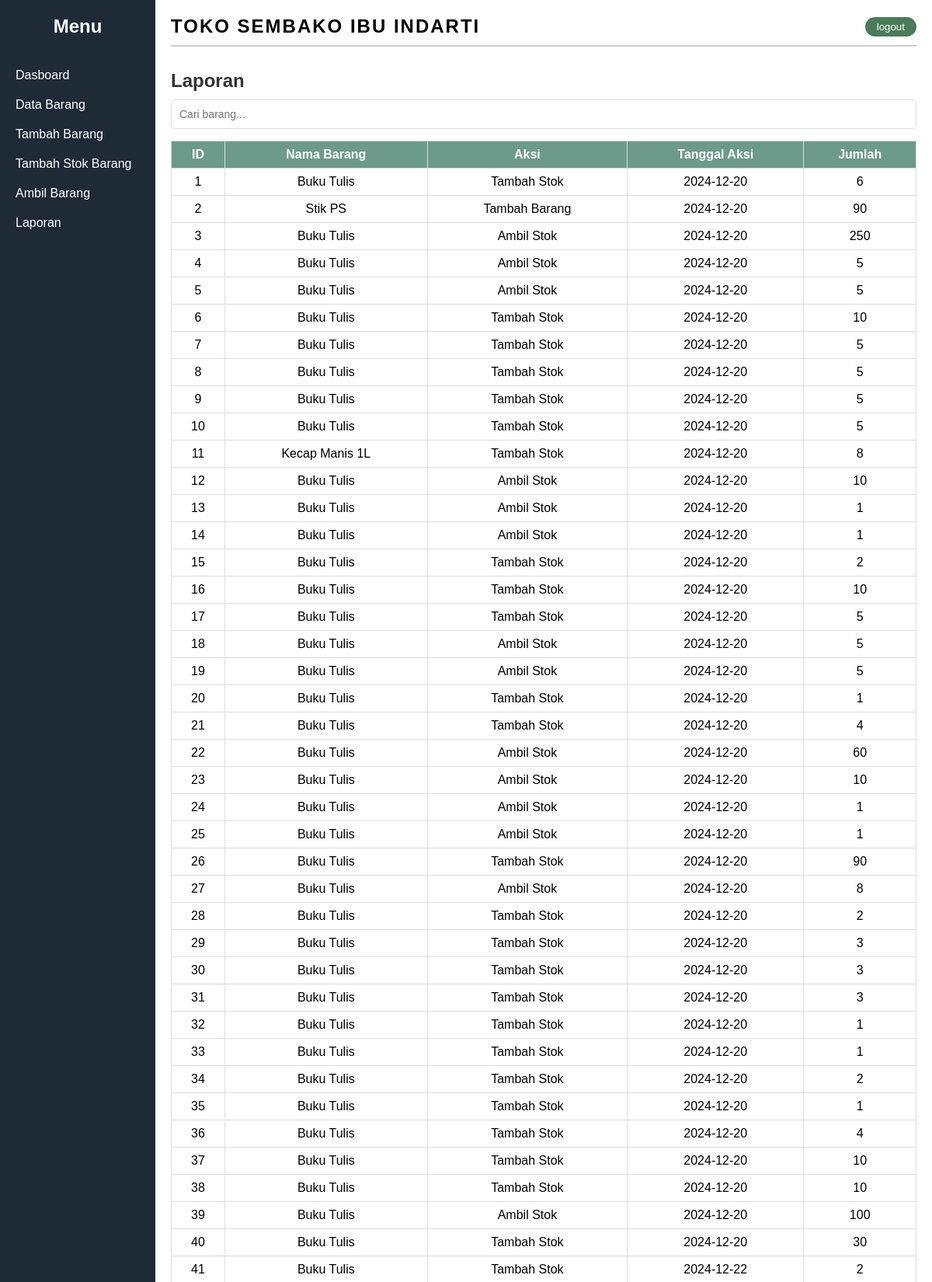
The page /Projek/laporan.php (upper part) on the database its author committed.
### tables this page shows
CREATE TABLE `logaktivitas` (
  `id_log` int(30) NOT NULL,
  `barang` varchar(30) NOT NULL,
  `aksi` varchar(30) NOT NULL,
  `tanggal` date NOT NULL,
  `stok` int(30) NOT NULL
);

### Projek/laporan.php (the view, shortened to what this page needs)
<!DOCTYPE html>
<html lang="en">
<head>
    <link rel="stylesheet" href="style.css">
</head>
<body>
    <div class="container">
        <div class="sidebar">
            <h2>Menu</h2>
            <ul>
            <li><a href="dashboard.php">Dasboard</a></li>
                <li><a href="databarang.php">Data Barang</a></li>
                <li><a href="tambahbarang.php">Tambah Barang</a></li>
                <li><a href="tambahstok.php">Tambah Stok Barang</a></li>
                <li><a href="ambilstok.php">Ambil Barang</a></li>
                <li><a href="laporan.php">Laporan</a></li>
            </ul>
        </div>
        <div class="main-content">
            <header>
                <h1>TOKO SEMBAKO IBU INDARTI</h1>
                <a href="index.php"><button class="logout">logout</button></a>
            </header>
            <section id="data-barang" class="section">
                <h2>Laporan</h2>
                <div class="search-bar">
                    <input type="text" id="searchInput" placeholder="Cari barang...">
                </div>
                <div class="bungkustabel">
                <table>
                    <thead>
                        <tr>
                            <th>ID</th>
                            <th>Nama Barang</th>
                            <th>Aksi</th>
                            <th>Tanggal Aksi</th>
                            <th>Jumlah</th>
                        </tr>
                    </thead>
                    <tbody id="tableBody">
                    <?php
                            include "koneksi.php";
                            $ambilData = mysqli_query($conn, "select * from logaktivitas ");
                            while($tampil = mysqli_fetch_assoc($ambilData)){
                                echo "
                                    <tr>
                                        <td>$tampil[id_log]</td>
                                        <td>$tampil[barang]</td>
                                        <td>$tampil[aksi]</td>
                                        <td>$tampil[tanggal]</td>
                                        <td>$tampil[stok]</td>
                                    </tr>";
                            }
                        ?>
                    </tbody>
                </table>
                </div>
            </section>
        </div>
    </div>
</body>
</html>

### Projek/style.css (style rules this page uses)
* { margin: 0; padding: 0; box-sizing: border-box; font-family: Arial, sans-serif; }
body { background-color: #f4f4f4; }
.container { display: flex; min-height: 100vh; flex-wrap: wrap; }
.sidebar { background-color: #1e2a36; color: #fff; width: 200px; padding: 20px; flex-shrink: 0; }
.sidebar h2 { text-align: center; margin-bottom: 30px; }
.sidebar ul { list-style: none; }
.sidebar li { padding: 10px 0; cursor: pointer; font-size: 16px; }
.sidebar li a { color: #ffffff; text-decoration: none; }
.main-content { flex-grow: 1; padding: 20px; background-color: #ffffff; display: flex; flex-direction: column; }
header { display: flex; justify-content: space-between; align-items: center; border-bottom: 2px solid #ccc; padding-bottom: 10px; }
header h1 { text-transform: uppercase; font-size: 24px; letter-spacing: 2px; }
header .logout { background-color: #4a7c59; color: #fff; border: none; border-radius: 15px; padding: 5px 15px; cursor: pointer; }
.section { margin-top: 30px; }
.bungkustabel { height: 52vh; overflow: scroll; }
.section h2 { margin-bottom: 10px; color: #333; }
.section table { width: 100%; border-collapse: collapse; position: relative; }
.section table th, .section table td { border: 1px solid #ddd; padding: 8px; text-align: center; }
.section table th { background-color: #6c9a8b; color: #fff; }
.section table thead { background-color: #6c9a8b; position: sticky; z-index: 99999999; top: -1px; left:0; width: 100%; }
.search-bar { margin-bottom: 15px; }
.search-bar input { width: 100%; padding: 10px; border: 1px solid #ddd; border-radius: 5px; font-size: 14px; }

### rows shown on the page
logaktivitas: id_log "1", barang "Buku Tulis", aksi "Tambah Stok", tanggal "2024-12-20", stok "6"
logaktivitas: id_log "2", barang "Stik PS", aksi "Tambah Barang", tanggal "2024-12-20", stok "90"
logaktivitas: id_log "3", barang "Buku Tulis", aksi "Ambil Stok", tanggal "2024-12-20", stok "250"
logaktivitas: id_log "4", barang "Buku Tulis", aksi "Ambil Stok", tanggal "2024-12-20", stok "5"
logaktivitas: id_log "5", barang "Buku Tulis", aksi "Ambil Stok", tanggal "2024-12-20", stok "5"
logaktivitas: id_log "6", barang "Buku Tulis", aksi "Tambah Stok", tanggal "2024-12-20", stok "10"
logaktivitas: id_log "7", barang "Buku Tulis", aksi "Tambah Stok", tanggal "2024-12-20", stok "5"
logaktivitas: id_log "8", barang "Buku Tulis", aksi "Tambah Stok", tanggal "2024-12-20", stok "5"
logaktivitas: id_log "9", barang "Buku Tulis", aksi "Tambah Stok", tanggal "2024-12-20", stok "5"
logaktivitas: id_log "10", barang "Buku Tulis", aksi "Tambah Stok", tanggal "2024-12-20", stok "5"
logaktivitas: id_log "11", barang "Kecap Manis 1L", aksi "Tambah Stok", tanggal "2024-12-20", stok "8"
logaktivitas: id_log "12", barang "Buku Tulis", aksi "Ambil Stok", tanggal "2024-12-20", stok "10"
logaktivitas: id_log "13", barang "Buku Tulis", aksi "Ambil Stok", tanggal "2024-12-20", stok "1"
logaktivitas: id_log "14", barang "Buku Tulis", aksi "Ambil Stok", tanggal "2024-12-20", stok "1"
logaktivitas: id_log "15", barang "Buku Tulis", aksi "Tambah Stok", tanggal "2024-12-20", stok "2"
logaktivitas: id_log "16", barang "Buku Tulis", aksi "Tambah Stok", tanggal "2024-12-20", stok "10"
logaktivitas: id_log "17", barang "Buku Tulis", aksi "Tambah Stok", tanggal "2024-12-20", stok "5"
logaktivitas: id_log "18", barang "Buku Tulis", aksi "Ambil Stok", tanggal "2024-12-20", stok "5"
logaktivitas: id_log "19", barang "Buku Tulis", aksi "Ambil Stok", tanggal "2024-12-20", stok "5"
logaktivitas: id_log "20", barang "Buku Tulis", aksi "Tambah Stok", tanggal "2024-12-20", stok "1"
logaktivitas: id_log "21", barang "Buku Tulis", aksi "Tambah Stok", tanggal "2024-12-20", stok "4"
logaktivitas: id_log "22", barang "Buku Tulis", aksi "Ambil Stok", tanggal "2024-12-20", stok "60"
logaktivitas: id_log "23", barang "Buku Tulis", aksi "Ambil Stok", tanggal "2024-12-20", stok "10"
logaktivitas: id_log "24", barang "Buku Tulis", aksi "Ambil Stok", tanggal "2024-12-20", stok "1"
logaktivitas: id_log "25", barang "Buku Tulis", aksi "Ambil Stok", tanggal "2024-12-20", stok "1"
logaktivitas: id_log "26", barang "Buku Tulis", aksi "Tambah Stok", tanggal "2024-12-20", stok "90"
logaktivitas: id_log "27", barang "Buku Tulis", aksi "Ambil Stok", tanggal "2024-12-20", stok "8"
logaktivitas: id_log "28", barang "Buku Tulis", aksi "Tambah Stok", tanggal "2024-12-20", stok "2"
logaktivitas: id_log "29", barang "Buku Tulis", aksi "Tambah Stok", tanggal "2024-12-20", stok "3"
logaktivitas: id_log "30", barang "Buku Tulis", aksi "Tambah Stok", tanggal "2024-12-20", stok "3"
logaktivitas: id_log "31", barang "Buku Tulis", aksi "Tambah Stok", tanggal "2024-12-20", stok "3"
logaktivitas: id_log "32", barang "Buku Tulis", aksi "Tambah Stok", tanggal "2024-12-20", stok "1"
logaktivitas: id_log "33", barang "Buku Tulis", aksi "Tambah Stok", tanggal "2024-12-20", stok "1"
logaktivitas: id_log "34", barang "Buku Tulis", aksi "Tambah Stok", tanggal "2024-12-20", stok "2"
logaktivitas: id_log "35", barang "Buku Tulis", aksi "Tambah Stok", tanggal "2024-12-20", stok "1"
logaktivitas: id_log "36", barang "Buku Tulis", aksi "Tambah Stok", tanggal "2024-12-20", stok "4"
logaktivitas: id_log "37", barang "Buku Tulis", aksi "Tambah Stok", tanggal "2024-12-20", stok "10"
logaktivitas: id_log "38", barang "Buku Tulis", aksi "Tambah Stok", tanggal "2024-12-20", stok "10"
logaktivitas: id_log "39", barang "Buku Tulis", aksi "Ambil Stok", tanggal "2024-12-20", stok "100"
logaktivitas: id_log "40", barang "Buku Tulis", aksi "Tambah Stok", tanggal "2024-12-20", stok "30"
logaktivitas: id_log "41", barang "Buku Tulis", aksi "Tambah Stok", tanggal "2024-12-22", stok "2"
